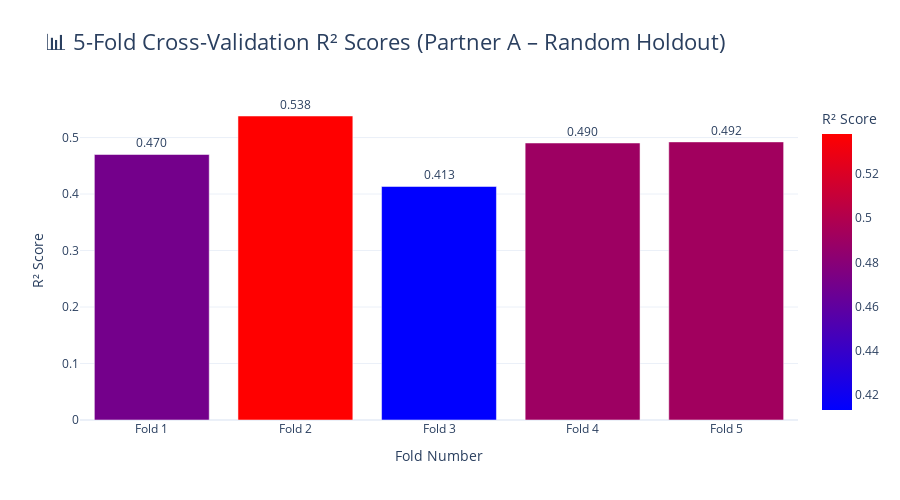

Source (notebook cell):
### Markdown cell above
### 📌 5-Fold Cross-Validation (R²)

This chart shows the R² score for each of the 5 folds during cross-validation on the **training set only**.

Cross-validation helps us answer:
- **How stable is the model?**
- **Does performance change a lot depending on which data it sees?**
- **Is the model overfitting or generalizing well?**

In this case, the scores across the 5 folds are relatively close together, which means:
- The model behaves consistently  
- There is no major variance between folds  
- Our Ridge regression model is fairly stable on this dataset

### Code cell
cv_df = pd.DataFrame({
    "Fold": ["Fold 1", "Fold 2", "Fold 3", "Fold 4", "Fold 5"],
    "R² Score": cv_scores
})

fig = px.bar(
    cv_df,
    x="Fold",
    y="R² Score",
    title="📊 5-Fold Cross-Validation R² Scores (Partner A – Random Holdout)",
    text="R² Score",
    color="R² Score",
    color_continuous_scale="Bluered" 
)

fig.update_layout(
    title_font_size=22,
    xaxis_title="Fold Number",
    yaxis_title="R² Score",
    height=500,
    width=900,
    template="plotly_white"
)

fig.update_traces(
    texttemplate='%{text:.3f}',
    textposition='outside'
)

fig.show()

### Figure 1 — Plotly figure (JSON) as saved in the notebook; plotly's stock layout.template omitted (floating-point values rounded to 4 significant figures)
{"data": [{"hovertemplate": "Fold=%{x}<br>R² Score=%{marker.color}<extra></extra>", "legendgroup": "", "marker": {"color": [0.47, 0.5381, 0.4133, 0.4903, 0.4922], "coloraxis": "coloraxis", "pattern": {"shape": ""}}, "name": "", "orientation": "v", "showlegend": false, "text": [0.47, 0.5381, 0.4133, 0.4903, 0.4922], "textposition": "outside", "texttemplate": "%{text:.3f}", "type": "bar", "x": ["Fold 1", "Fold 2", "Fold 3", "Fold 4", "Fold 5"], "xaxis": "x", "y": [0.47, 0.5381, 0.4133, 0.4903, 0.4922], "yaxis": "y"}], "layout": {"barmode": "relative", "coloraxis": {"colorbar": {"title": {"text": "R² Score"}}, "colorscale": [[0, "rgb(0,0,255)"], [1, "rgb(255,0,0)"]]}, "height": 500, "legend": {"tracegroupgap": 0}, "title": {"font": {"size": 22}, "text": "📊 5-Fold Cross-Validation R² Scores (Partner A – Random Holdout)"}, "width": 900, "xaxis": {"anchor": "y", "domain": [0, 1], "title": {"text": "Fold Number"}}, "yaxis": {"anchor": "x", "domain": [0, 1], "title": {"text": "R² Score"}}}}
